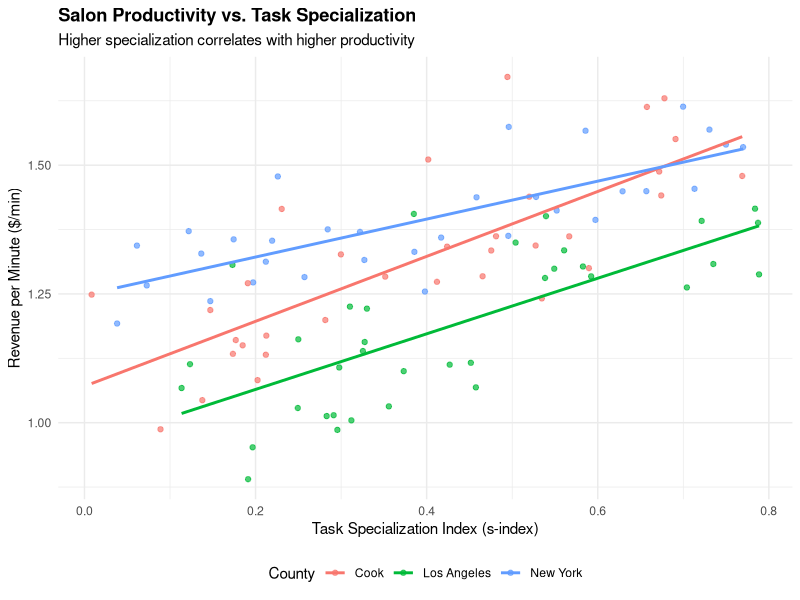

Reproduce this figure in R. (Note: this script raises an error after producing the figure.)
library(ggplot2)
library(dplyr)
library(reshape2)

# Create a directory for the plots if it doesn't exist
dir.create("plots", showWarnings = FALSE)

# Generate example data
set.seed(123)
n_points <- 100

data <- data.frame(
  salon_id = 1:n_points,
  county = sample(c("Cook", "New York", "Los Angeles"), n_points, replace = TRUE),
  s_index = runif(n_points, 0, 0.8),
  productivity = NA
)

# Create a relationship between s-index and productivity with some noise
data$productivity <- 1 + 0.5 * data$s_index + rnorm(n_points, 0, 0.1)

# Add county-specific effects
data$productivity[data$county == "Cook"] <- data$productivity[data$county == "Cook"] + 0.1
data$productivity[data$county == "New York"] <- data$productivity[data$county == "New York"] + 0.2

# Create the plot
p1 <- ggplot(data, aes(x = s_index, y = productivity, color = county)) +
  geom_point(alpha = 0.7) +
  geom_smooth(method = "lm", se = FALSE) +
  labs(
    title = "Salon Productivity vs. Task Specialization",
    subtitle = "Higher specialization correlates with higher productivity",
    x = "Task Specialization Index (s-index)",
    y = "Revenue per Minute ($/min)",
    color = "County"
  ) +
  theme_minimal() +
  theme(
    plot.title = element_text(face = "bold"),
    legend.position = "bottom"
  )

# Save the plot
ggsave("plots/productivity_vs_specialization.png", p1, width = 8, height = 6, dpi = 300)

# Create counterfactual data
counterfactual_data <- data.frame(
  county = c("Cook", "New York", "Los Angeles"),
  scenario = c("Baseline", "Reallocation", "Reorganization"),
  value = c(1, 1, 1)  # Starting values
)

# Add productivity changes
counterfactual_data <- rbind(
  counterfactual_data,
  data.frame(
    county = rep(c("Cook", "New York", "Los Angeles"), each = 2),
    scenario = rep(c("Reallocation", "Reorganization"), 3),
    value = c(1.006, 1.018, 1.015, 1.015, 0.998, 1.022)
  )
)

# Convert to wide format for plotting
cf_data_wide <- spread(counterfactual_data, scenario, value)

# Create a grouped bar chart
cf_data_long <- melt(cf_data_wide, id.vars = "county", 
                     variable.name = "scenario", value.name = "productivity")

p2 <- ggplot(cf_data_long, aes(x = county, y = productivity, fill = scenario)) +
  geom_bar(stat = "identity", position = position_dodge(width = 0.9), width = 0.8) +
  geom_hline(yintercept = 1, linetype = "dashed", color = "gray50") +
  labs(
    title = "Immigration Effects on Productivity",
    subtitle = "Comparing reallocation vs. reorganization equilibria",
    x = "County",
    y = "Productivity (Relative to Baseline)",
    fill = "Scenario"
  ) +
  scale_y_continuous(labels = scales::percent, limits = c(0.98, 1.04)) +
  theme_minimal() +
  theme(
    plot.title = element_text(face = "bold"),
    legend.position = "bottom",
    axis.text.x = element_text(angle = 0, hjust = 0.5)
  )

# Save the second plot
ggsave("plots/immigration_effects.png", p2, width = 8, height = 6, dpi = 300)

cat("Example plots have been generated in the 'plots' directory\n")
